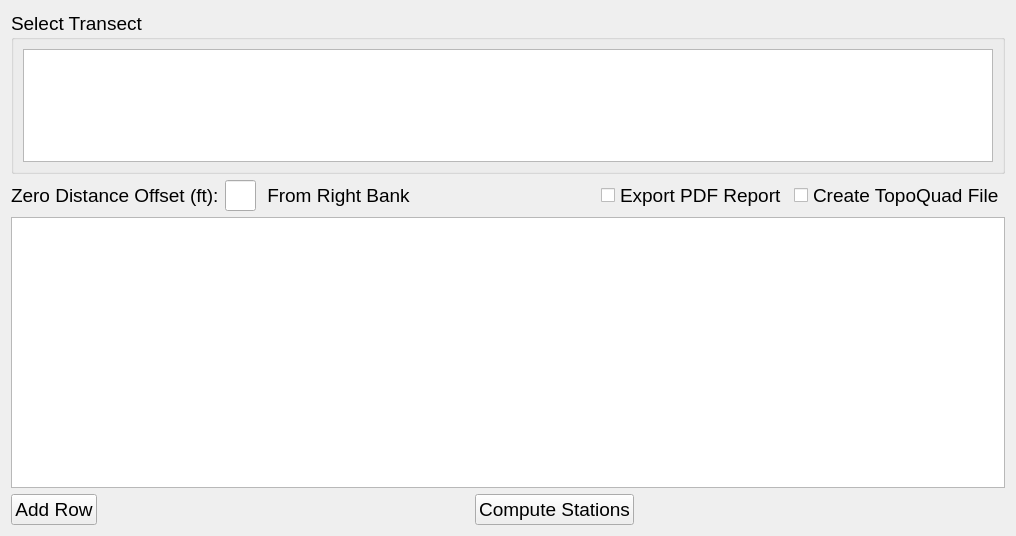
      <widget class="QWidget" name="tab_edi">
       <attribute name="title">
        <string>EDI</string>
       </attribute>
       <layout class="QGridLayout" name="gridLayout_44">
        <item row="0" column="0">
         <layout class="QVBoxLayout" name="verticalLayout_65" stretch="3,1,5,1">
          <item>
           <widget class="QGroupBox" name="gb_edi_transect">
            <property name="font">
             <font>
              <pointsize>14</pointsize>
             </font>
            </property>
            <property name="title">
             <string>Select Transect</string>
            </property>
            <layout class="QGridLayout" name="gridLayout">
             <item row="0" column="0">
              <widget class="QTableWidget" name="tbl_edi_transect">
               <property name="font">
                <font>
                 <pointsize>14</pointsize>
                </font>
               </property>
              </widget>
             </item>
            </layout>
           </widget>
          </item>
          <item>
           <layout class="QHBoxLayout" name="horizontalLayout_66" stretch="1,1,1,6,1,0">
            <item>
             <widget class="QLabel" name="txt_edi_offset">
              <property name="font">
               <font>
                <pointsize>14</pointsize>
               </font>
              </property>
              <property name="text">
               <string>Zero Distance Offset (ft):</string>
              </property>
             </widget>
            </item>
            <item>
             <widget class="QLineEdit" name="edi_offset">
              <property name="font">
               <font>
                <pointsize>14</pointsize>
               </font>
              </property>
              <property name="inputMethodHints">
               <set>Qt::ImhDigitsOnly</set>
              </property>
             </widget>
            </item>
            <item>
             <widget class="QLabel" name="txt_edi_bank">
              <property name="font">
               <font>
                <pointsize>14</pointsize>
               </font>
              </property>
              <property name="text">
               <string> From Right Bank</string>
              </property>
             </widget>
            </item>
            <item>
             <spacer name="horizontalSpacer_5">
              <property name="orientation">
               <enum>Qt::Horizontal</enum>
              </property>
              <property name="sizeHint" stdset="0">
               <size>
                <width>40</width>
                <height>20</height>
               </size>
              </property>
             </spacer>
            </item>
            <item>
             <widget class="QCheckBox" name="cb_edi_pdf">
              <property name="font">
               <font>
                <pointsize>14</pointsize>
               </font>
              </property>
              <property name="text">
               <string>Export PDF Report</string>
              </property>
             </widget>
            </item>
            <item>
             <widget class="QCheckBox" name="cb_edi_topoquad">
              <property name="font">
               <font>
                <pointsize>14</pointsize>
               </font>
              </property>
              <property name="text">
               <string>Create TopoQuad File</string>
              </property>
             </widget>
            </item>
           </layout>
          </item>
          <item>
           <widget class="QTableWidget" name="tbl_edi_results">
            <property name="font">
             <font>
              <pointsize>14</pointsize>
             </font>
            </property>
            <property name="inputMethodHints">
             <set>Qt::ImhDigitsOnly</set>
            </property>
            <property name="rowCount">
             <number>0</number>
            </property>
            <property name="columnCount">
             <number>0</number>
            </property>
           </widget>
          </item>
          <item>
           <layout class="QHBoxLayout" name="horizontalLayout_67">
            <item>
             <widget class="QPushButton" name="pb_edi_add_row">
              <property name="font">
               <font>
                <pointsize>14</pointsize>
               </font>
              </property>
              <property name="text">
               <string>Add Row</string>
              </property>
             </widget>
            </item>
            <item>
             <spacer name="horizontalSpacer_2">
              <property name="orientation">
               <enum>Qt::Horizontal</enum>
              </property>
              <property name="sizeHint" stdset="0">
               <size>
                <width>40</width>
                <height>20</height>
               </size>
              </property>
             </spacer>
            </item>
            <item>
             <widget class="QPushButton" name="pb_edi_compute">
              <property name="font">
               <font>
                <pointsize>14</pointsize>
               </font>
              </property>
              <property name="text">
               <string>Compute Stations</string>
              </property>
             </widget>
            </item>
            <item>
             <spacer name="horizontalSpacer_4">
              <property name="orientation">
               <enum>Qt::Horizontal</enum>
              </property>
              <property name="sizeHint" stdset="0">
               <size>
                <width>40</width>
                <height>20</height>
               </size>
              </property>
             </spacer>
            </item>
           </layout>
          </item>
         </layout>
        </item>
       </layout>
      </widget>
